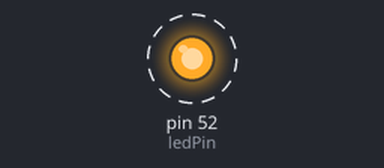
This sketch was run on a simulated Arduino Mega 2560, built with avr-gcc and run on an emulated ATmega2560. Parts: output pins drawn as LEDs (lit = HIGH). Dashed ring = blinking. What the sketch prints to the serial monitor is not drawn.

Above: at 0.5 s.
Timing chart, 0 to 4.6 s (numbered marks = the images above):
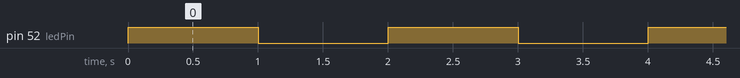

Measured:
- by itself, pin 52 (ledPin): alternates HIGH for 1.0 s and LOW for 1.0 s, 10 changes in all, then stays LOW

The sketch:

sketch_aug06e.ino
```cpp
int ledPin = 52;
int count = 0;
int loopCount = 0;
void setup()
{
  pinMode(ledPin, OUTPUT);          // sets the digital pin 13 as output
  Serial.begin(9600);
  Serial.println(loopCount);
    // Add code to here
    pinMode(11,INPUT);
    pinMode(12,INPUT);
    pinMode(13,INPUT);
}

void loop()
{
  for(count;count<5;count++){

  digitalWrite(ledPin, HIGH);       // sets the digital pin 13 on
  delay(1000);                  // waits for a second
  digitalWrite(ledPin, LOW);        // sets the digital pin 13 off
  delay(1000);                  // waits for a second

  }
   Serial.println(loopCount);
  loopCount++;
  delay(1000);
}
```
